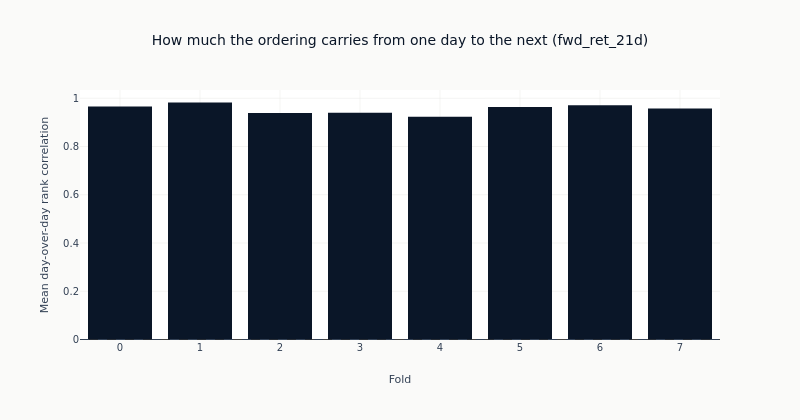

Notebook source saved alongside this figure:
### Code cell
fig = go.Figure(
    go.Bar(
        x=[str(fold) for fold in persistence.get_column("fold").to_list()],
        y=persistence.get_column("mean_day_over_day_rank_correlation").to_list(),
        marker_color=COLORS["blue"],
        showlegend=False,
    )
)
fig.add_hline(y=0, line_width=1, line_dash="dash", line_color=COLORS["neutral"])
fig.update_yaxes(title_text="Mean day-over-day rank correlation")
fig.update_xaxes(title_text="Fold")
fig.update_layout(
    title=f"How much the ordering carries from one day to the next ({charted_label})",
    height=420,
    width=800,
    margin=dict(t=90),
)
# The range is read off the frame rather than asserted, so the alt text stays true of the next run.
_values = persistence.get_column("mean_day_over_day_rank_correlation")
show_plotly_with_alt(
    fig,
    "Bar chart of the mean day-over-day rank correlation of the predicted cross-section, one bar "
    "per walk-forward fold, with a dashed zero line. Counted from the frame: "
    f"{persistence.height} folds, values from {_values.min():.2f} to {_values.max():.2f}.",
)

### Figure 1 — Plotly figure (JSON) as saved in the notebook; plotly's stock layout.template omitted (floating-point values rounded to 4 significant figures)
{"data": [{"marker": {"color": "#0a1628"}, "showlegend": false, "type": "bar", "x": ["0", "1", "2", "3", "4", "5", "6", "7"], "y": [0.9657, 0.9825, 0.9391, 0.9405, 0.9231, 0.9638, 0.9707, 0.958]}], "layout": {"height": 420, "margin": {"t": 90}, "shapes": [{"line": {"color": "#334155", "dash": "dash", "width": 1}, "type": "line", "x0": 0, "x1": 1, "xref": "x domain", "y0": 0, "y1": 0, "yref": "y"}], "title": {"text": "How much the ordering carries from one day to the next (fwd_ret_21d)"}, "width": 800, "xaxis": {"title": {"text": "Fold"}}, "yaxis": {"title": {"text": "Mean day-over-day rank correlation"}}}}
